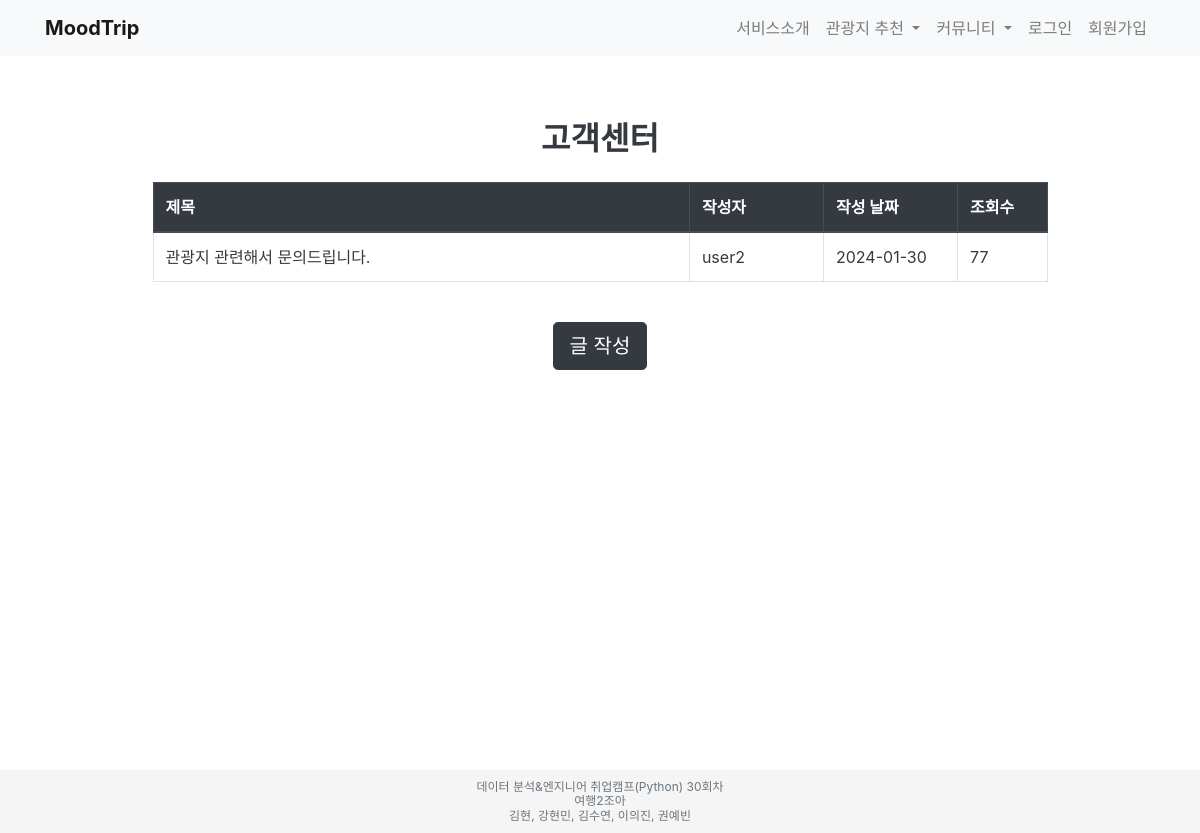
The app's page /community/customer-service/, older data.
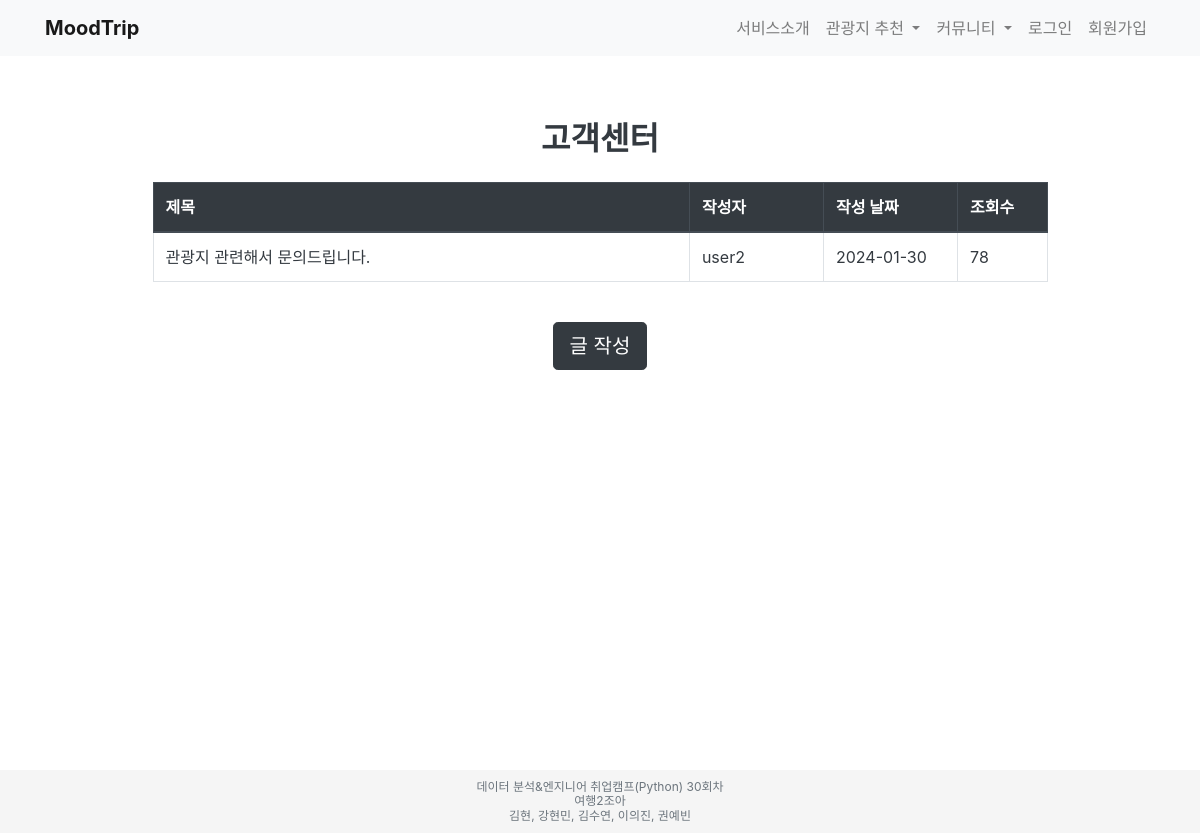
The same page, newer data.
### Moodmatcher/models.py (models this page shows, shortened)
class Post(models.Model):
    title = models.CharField(max_length=200)
    content = models.TextField()
    author = models.ForeignKey(User, on_delete=models.CASCADE)
    created_at = models.DateTimeField(auto_now_add=True)
    updated_at = models.DateTimeField(auto_now=True)
    modified_at = models.DateTimeField(auto_now=True)
    views = models.PositiveIntegerField(default=0)
    category = models.CharField(max_length=20, default='community')  # 또는 'customer-service'로 설정
    likes = models.ManyToManyField(User, related_name='liked_posts')  # 여기서 related_name을 업데이트하세요
    new_likes = models.IntegerField(default=0)

### Moodmatcher/views.py (the view)
# urls.py: path('customer-service/', views.customer_service, name='customer_service'),
def customer_service(request):
    posts = Post.objects.filter(category='customer-service').order_by('-created_at')
    return render(request, 'Moodmatcher/customer_service.html', {'posts': posts})

### Moodmatcher/templates/Moodmatcher/customer_service.html
{% extends 'base.html' %}
{% block content %}
  <div class="container mt-5">
    <h2 class="text-center text-dark font-weight-bold mb-4">고객센터</h2>
    <div class="row">
      <div class="col-md-10 offset-md-1">
        <table class="table table-hover table-bordered">
          <thead class="thead-dark">
            <tr>
              <th scope="col" style="width: 60%;">제목</th>
              <th scope="col" style="width: 15%;">작성자</th>
              <th scope="col" style="width: 15%;">작성 날짜</th>
              <th scope="col" style="width: 10%;">조회수</th>
            </tr>
          </thead>
          <tbody>
            {% for post in posts %}
              <tr>
                <td><a href="{% url 'post_detail' category='customer-service' post_id=post.id %}" class="text-dark">{{ post.title }}</a></td>
                <td class="text-dark">{{ post.author.username }}</td>
                <td class="text-dark">{{ post.created_at|date:"Y-m-d" }}</td>
                <td class="text-dark">{{ post.views }}</td>
              </tr>
            {% endfor %}
          </tbody>
        </table>
      </div>
    </div>
    <div class="text-center mt-4">
      <a href="{% url 'post_create' category='customer-service' %}" class="btn btn-dark btn-lg">글 작성</a>
    </div>
  </div>
{% endblock %}

### templates/base.html (shortened to what this page needs)
<!DOCTYPE html>
<html lang="ko">
<head>
    <link rel="stylesheet" href="https://stackpath.bootstrapcdn.com/bootstrap/4.5.2/css/bootstrap.min.css">
</head>
<body style="min-height: 100vh; display: flex; flex-direction: column;">
    <nav class="navbar navbar-expand-lg navbar-light bg-light">
        <div class="container">
            <a class="navbar-brand" href="{% url 'main' %}" style="font-weight: bold;">MoodTrip</a>
            <div class="collapse navbar-collapse" id="navbarNavDropdown">
                <ul class="navbar-nav ml-auto">
                    <li class="nav-item">
                        <a class="nav-link" href="{% url 'service_intro' %}">서비스소개</a>
                    </li>
                    <li class="nav-item dropdown">
                        <a class="nav-link dropdown-toggle" href="#" id="navbarDropdownMenuLink" role="button" data-toggle="dropdown" aria-haspopup="true" aria-expanded="false">
                            관광지 추천
                        </a>
                    </li>
                    <li class="nav-item dropdown">
                        <a class="nav-link dropdown-toggle" href="#" id="navbarDropdownMenuLink" role="button" data-toggle="dropdown" aria-haspopup="true" aria-expanded="false">
                            커뮤니티
                        </a>
                    </li>
                    {% if user.is_authenticated %}
                    <li class="nav-item dropdown">
                        <a class="nav-link dropdown-toggle" href="#" id="navbarDropdownMenuLink" role="button" data-toggle="dropdown" aria-haspopup="true" aria-expanded="false">
                            마이페이지
                        </a>
                        <div class="dropdown-menu" aria-labelledby="navbarDropdownMenuLink">
                            <a class="dropdown-item" href="{% url 'my_profile' %}">내 프로필</a>
                            <form action="{% url 'logout' %}" method="post">
                                {% csrf_token %}
                                <button type="submit" class="dropdown-item">로그아웃</button>
                            </form>
                        </div>
                    </li>
                    {% else %}
                    <li class="nav-item">
                        <a class="nav-link" href="{% url 'login' %}">로그인</a>
                    </li>
                    <li class="nav-item">
                        <a class="nav-link" href="{% url 'signup' %}">회원가입</a>
                    </li>
                    {% endif %}
                </ul>
            </div>
        </div>
    </nav>
    <div class="container py-3">
        {% block content %}{% endblock %}
    </div>
    <footer class="text-center mt-auto" style="height: 30px; background-color: #f5f5f5;">
        <div style="background-color: #f5f5f5; padding: 10px;">
            <small class="text-muted" style="display: block; font-size: 12px; line-height: 1.2;">
                데이터 분석&amp;엔지니어 취업캠프(Python) 30회차<br>
                여행2조아<br>
                김현, 강현민, 김수연, 이의진, 권예빈
            </small>
        </div>
    </footer>
</body>
</html>

Row changes from the older to the newer data that the page shows:
changed Post "관광지 관련해서 문의드립니다.": views "77" → "78"
